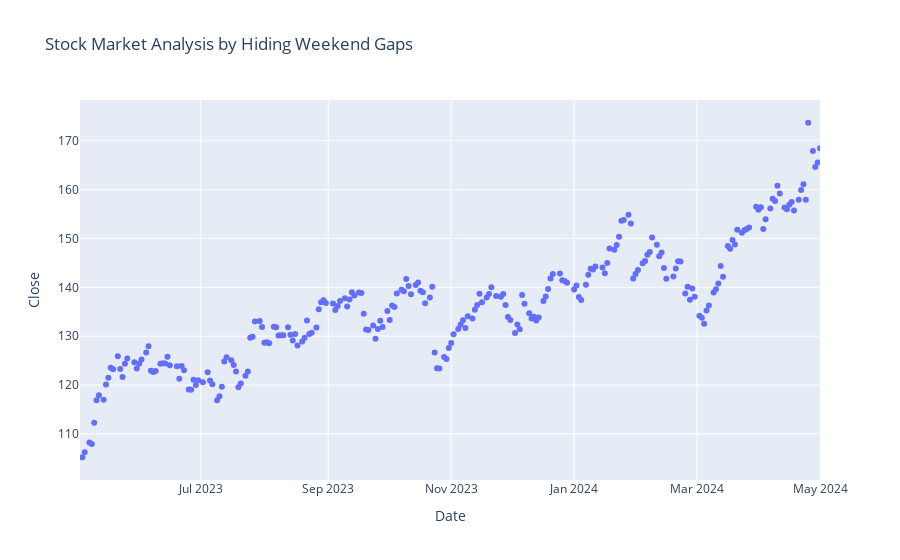

Notebook source saved alongside this figure:
### Code cell
figure = px.scatter(data, x='Date', y='Close', range_x=['2023-05-03', '2024-05-02'],
                 title="Stock Market Analysis by Hiding Weekend Gaps")
figure.update_xaxes(
    rangebreaks=[
        dict(bounds=["sat", "sun"])
    ]
)
figure.show()

### Figure 1 — Plotly figure (JSON) as saved in the notebook; plotly's stock layout.template omitted (floating-point values rounded to 4 significant figures; data arrays with more than 128 entries replaced by an {"elided": "..."} marker saying what was removed)
{"data": [{"hovertemplate": "Date=%{x}<br>Close=%{y}<extra></extra>", "legendgroup": "", "marker": {"color": "#636efa", "symbol": "circle"}, "mode": "markers", "name": "", "orientation": "v", "showlegend": false, "type": "scatter", "x": {"elided": "251 str values"}, "xaxis": "x", "y": {"elided": "251 float values"}, "yaxis": "y"}], "layout": {"autosize": true, "legend": {"tracegroupgap": 0}, "title": {"text": "Stock Market Analysis by Hiding Weekend Gaps"}, "xaxis": {"anchor": "y", "domain": [0, 1], "range": ["2023-05-03", "2024-05-02"], "rangebreaks": [{"bounds": ["sat", "sun"]}], "title": {"text": "Date"}, "type": "date"}, "yaxis": {"anchor": "x", "autorange": true, "domain": [0, 1], "range": [99.56, 179.3], "title": {"text": "Close"}, "type": "linear"}}}
